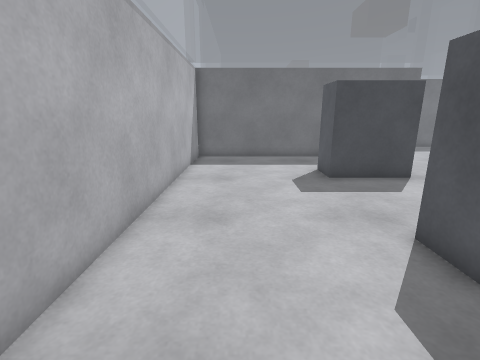
[1] (above)

17 first-person views from a walk through a robot-simulator world made for Gazebo. The camera is 1.2 m above the floor, tilts 14° down and sees 85° across. The lines on the ground mark 1 m squares. The floor is counted in squares, 0.5 m on a side. Each view is taken from the middle of a square. On the plan, view 1 faces up. The plan holds only what a view shows up to about 17 squares ahead; the rest is blank. The place goes on beyond the plan.

[2]
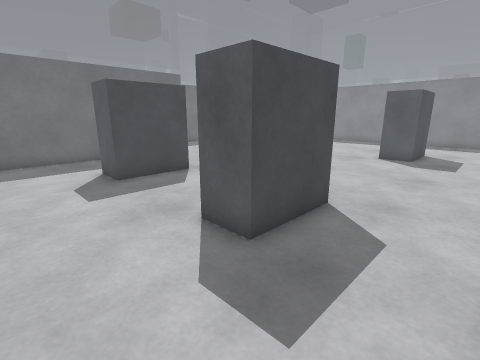

[3]
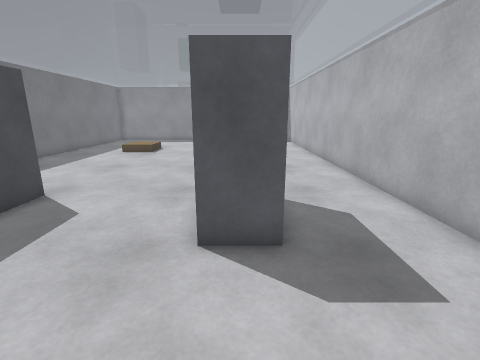

[4]
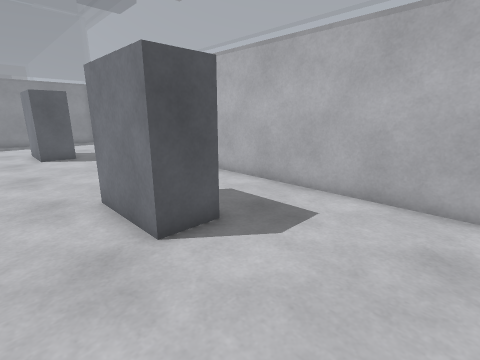

[5]
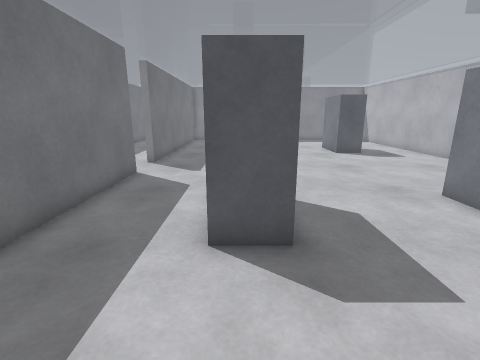

[6]
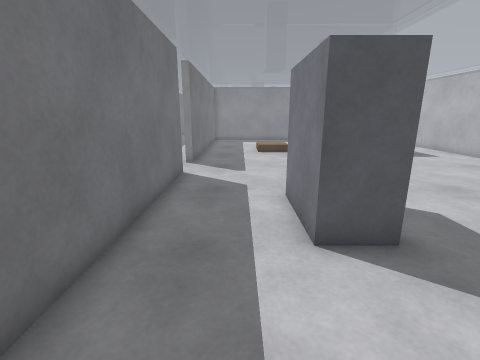

[7]
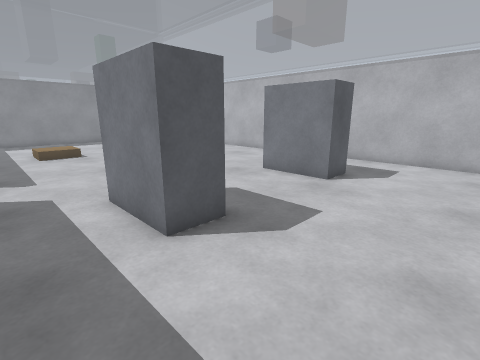

[8]
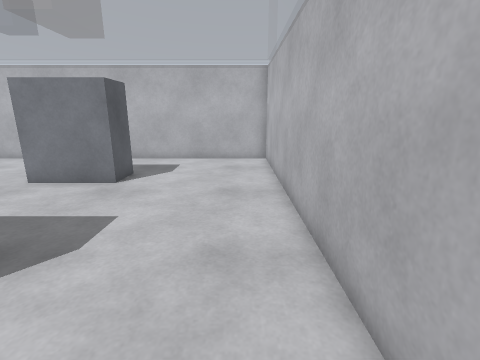

[9]
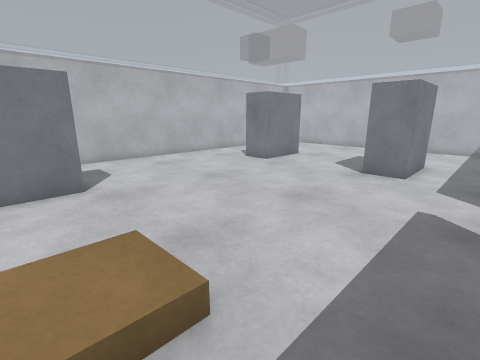

[10]
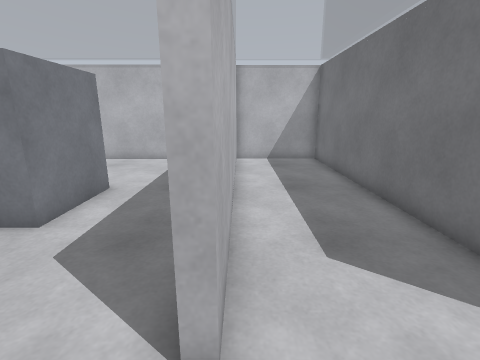

[11]
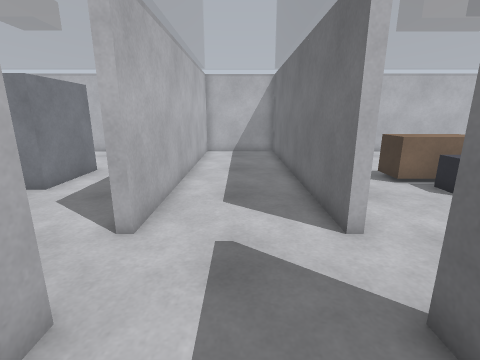

[12]
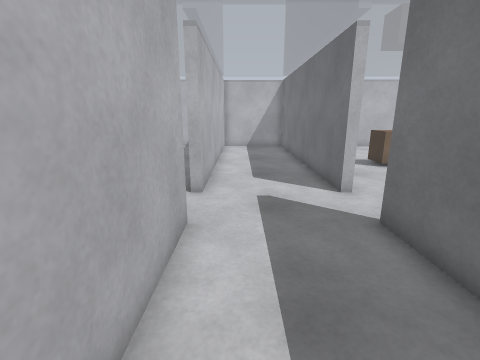

[13]
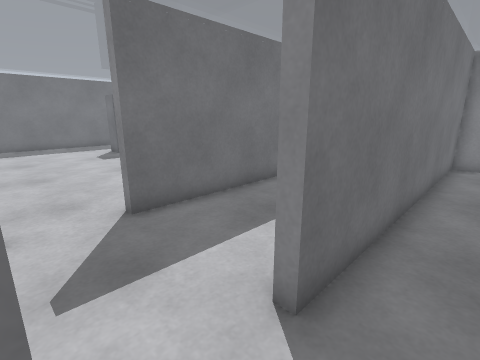

[14]
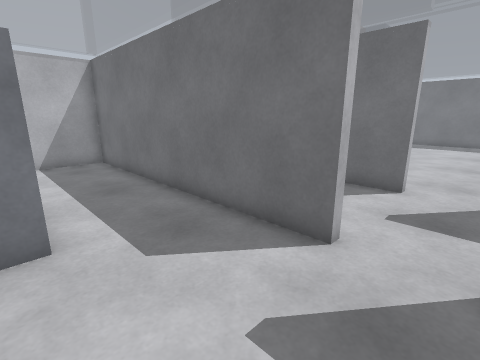

[15]
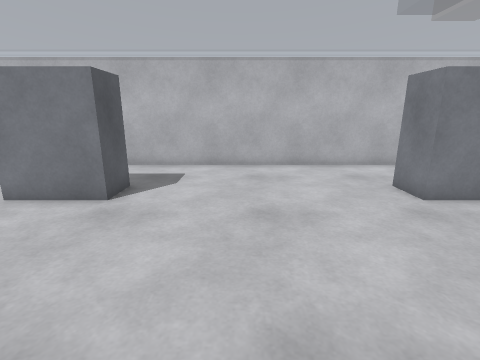

[16]
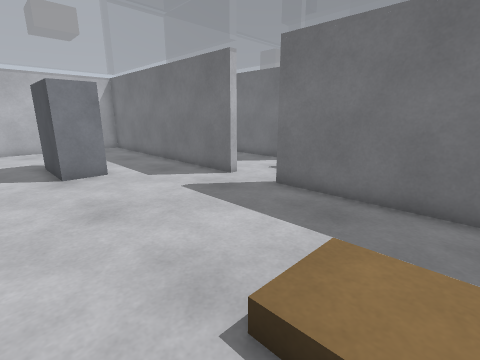

[17]
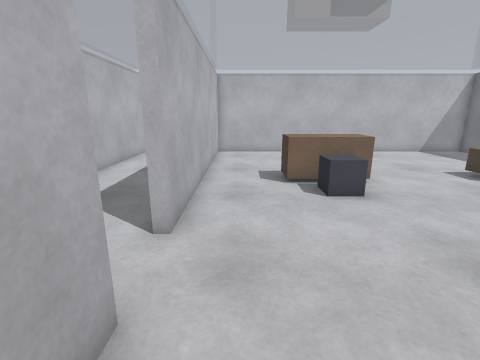

### Floor plan
Points are (right, up) in squares from view 1. A wall is a line through its corners. A room is listed if a view was taken in it or the views show most of it. See-through windows are left out.
Room 1 (views 1, 2, 3, 4, 5, 6, 7, 8, 9, 13, 14, 15, 16)
walls: (10, 15.4) (-2.5, 15.4) (-2.5, -0.6) (17.5, -0.6); (18.5, 15.4) (12.4, 15.4)
ways out: opening at (11.5, 15.5) to room 2
objects: grey box (3, 3) to (7, 5); grey box (3, 10) to (7, 12); grey box (16, 3) to (18, 5); brown box (16, 10) to (18, 12)
Room 2 (views 10, 11, 12)
walls: (10, 20.6) (10, 20.2) (-2.6, 20.2) (-2.6, 15.8) (10, 15.8) (10, 15.4); (12.4, 15.4) (12.4, 15.8) (17, 15.8); (18.4, 20.2) (12.4, 20.2) (12.4, 20.6)
ways out: opening at (11.5, 15.5) to room 1; opening at (11.5, 20.5) to room 3
Room 3 (view 17)
walls: (12.4, 20.6) (13.8, 20.6); (-2.5, 35.5) (-2.5, 20.6) (10, 20.6)
ways out: opening at (11.5, 20.5) to room 2
objects: brown box (4, 24) to (6, 27); brown box (4, 31) to (5, 32); grey box (6, 25) to (7, 26); grey box (16, 32)

Where each view was taken, in squares from view 1:
view 1: 0 up, 0 right, facing up
view 2: 0 up, 0 right, facing up-right
view 3: 4 up, 1 left, facing right
view 4: 7 up, 1 left, facing down-right
view 5: 11 up, 1 left, facing right
view 6: 13 up, 1 left, facing right
view 7: 14 up, 1 left, facing down-right
view 8: 14 up, 1 left, facing down
view 9: 14 up, 18 right, facing down-left
view 10: 16 up, 12 right, facing left
view 11: 18 up, 15 right, facing left
view 12: 17 up, 18 right, facing left
view 13: 14 up, 10 right, facing up-right
view 14: 11 up, 12 right, facing up-left
view 15: 12 up, 12 right, facing down
view 16: 8 up, 18 right, facing up-left
view 17: 22 up, 15 right, facing left
